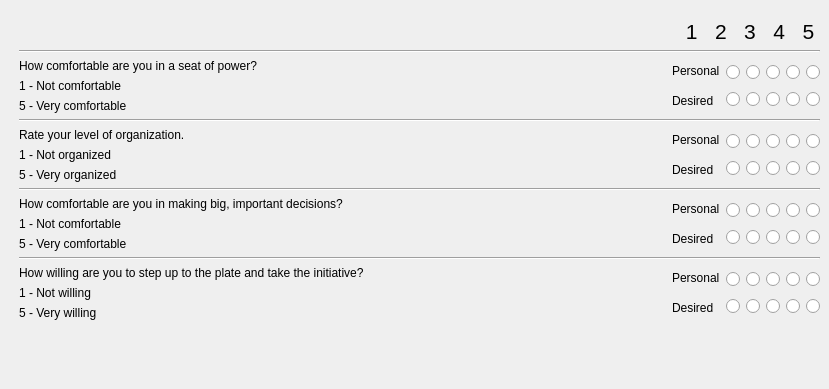
     <widget class="QWidget" name="scrollAreaWidgetContents">
      <property name="geometry">
       <rect>
        <x>0</x>
        <y>0</y>
        <width>829</width>
        <height>389</height>
       </rect>
      </property>
      <widget class="QWidget" name="verticalLayoutWidget_2">
       <property name="geometry">
        <rect>
         <x>19</x>
         <y>19</y>
         <width>801</width>
         <height>361</height>
        </rect>
       </property>
       <layout class="QVBoxLayout" name="verticalLayout_2">
        <item>
         <widget class="QLabel" name="label_24">
          <property name="font">
           <font>
            <pointsize>16</pointsize>
           </font>
          </property>
          <property name="text">
           <string>1   2   3   4   5 </string>
          </property>
          <property name="alignment">
           <set>Qt::AlignRight|Qt::AlignTrailing|Qt::AlignVCenter</set>
          </property>
         </widget>
        </item>
        <item>
         <widget class="Line" name="line_5">
          <property name="orientation">
           <enum>Qt::Horizontal</enum>
          </property>
         </widget>
        </item>
        <item>
         <layout class="QHBoxLayout" name="horizontalLayout_9">
          <item>
           <layout class="QVBoxLayout" name="verticalLayout_16">
            <item>
             <widget class="QLabel" name="label">
              <property name="text">
               <string>How comfortable are you in a seat of power?</string>
              </property>
             </widget>
            </item>
            <item>
             <widget class="QLabel" name="label_16">
              <property name="text">
               <string>1 - Not comfortable </string>
              </property>
             </widget>
            </item>
            <item>
             <widget class="QLabel" name="label_17">
              <property name="text">
               <string>5 - Very comfortable</string>
              </property>
             </widget>
            </item>
           </layout>
          </item>
          <item>
           <spacer name="horizontalSpacer_4">
            <property name="orientation">
             <enum>Qt::Horizontal</enum>
            </property>
            <property name="sizeHint" stdset="0">
             <size>
              <width>40</width>
              <height>20</height>
             </size>
            </property>
           </spacer>
          </item>
          <item>
           <layout class="QVBoxLayout" name="verticalLayout_8">
            <item>
             <widget class="QLabel" name="label_3">
              <property name="text">
               <string>Personal</string>
              </property>
             </widget>
            </item>
            <item>
             <widget class="QLabel" name="label_4">
              <property name="text">
               <string>Desired</string>
              </property>
             </widget>
            </item>
           </layout>
          </item>
          <item>
           <layout class="QVBoxLayout" name="verticalLayout_7">
            <item>
             <layout class="QHBoxLayout" name="horizontalLayout_11">
              <item>
               <widget class="QRadioButton" name="radioButton_3">
                <property name="text">
                 <string/>
                </property>
               </widget>
              </item>
              <item>
               <widget class="QRadioButton" name="radioButton_2">
                <property name="text">
                 <string/>
                </property>
               </widget>
              </item>
              <item>
               <widget class="QRadioButton" name="radioButton_5">
                <property name="text">
                 <string/>
                </property>
               </widget>
              </item>
              <item>
               <widget class="QRadioButton" name="radioButton_4">
                <property name="text">
                 <string/>
                </property>
               </widget>
              </item>
              <item>
               <widget class="QRadioButton" name="radioButton">
                <property name="text">
                 <string/>
                </property>
               </widget>
              </item>
             </layout>
            </item>
            <item>
             <layout class="QHBoxLayout" name="horizontalLayout_12">
              <item>
               <widget class="QRadioButton" name="radioButton_10">
                <property name="text">
                 <string/>
                </property>
               </widget>
              </item>
              <item>
               <widget class="QRadioButton" name="radioButton_9">
                <property name="text">
                 <string/>
                </property>
               </widget>
              </item>
              <item>
               <widget class="QRadioButton" name="radioButton_7">
                <property name="text">
                 <string/>
                </property>
               </widget>
              </item>
              <item>
               <widget class="QRadioButton" name="radioButton_8">
                <property name="text">
                 <string/>
                </property>
               </widget>
              </item>
              <item>
               <widget class="QRadioButton" name="radioButton_6">
                <property name="text">
                 <string/>
                </property>
               </widget>
              </item>
             </layout>
            </item>
           </layout>
          </item>
         </layout>
        </item>
        <item>
         <widget class="Line" name="line_2">
          <property name="orientation">
           <enum>Qt::Horizontal</enum>
          </property>
         </widget>
        </item>
        <item>
         <layout class="QHBoxLayout" name="horizontalLayout_8">
          <item>
           <layout class="QVBoxLayout" name="verticalLayout_19">
            <item>
             <widget class="QLabel" name="label_5">
              <property name="text">
               <string>Rate your level of organization.</string>
              </property>
             </widget>
            </item>
            <item>
             <widget class="QLabel" name="label_18">
              <property name="text">
               <string>1 - Not organized</string>
              </property>
             </widget>
            </item>
            <item>
             <widget class="QLabel" name="label_21">
              <property name="text">
               <string>5 - Very organized</string>
              </property>
             </widget>
            </item>
           </layout>
          </item>
          <item>
           <spacer name="horizontalSpacer_5">
            <property name="orientation">
             <enum>Qt::Horizontal</enum>
            </property>
            <property name="sizeHint" stdset="0">
             <size>
              <width>40</width>
              <height>20</height>
             </size>
            </property>
           </spacer>
          </item>
          <item>
           <layout class="QVBoxLayout" name="verticalLayout_10">
            <item>
             <widget class="QLabel" name="label_8">
              <property name="text">
               <string>Personal</string>
              </property>
             </widget>
            </item>
            <item>
             <widget class="QLabel" name="label_9">
              <property name="text">
               <string>Desired</string>
              </property>
             </widget>
            </item>
           </layout>
          </item>
          <item>
           <layout class="QVBoxLayout" name="verticalLayout_11">
            <item>
             <layout class="QHBoxLayout" name="horizontalLayout_13">
              <item>
               <widget class="QRadioButton" name="radioButton_11">
                <property name="text">
                 <string/>
                </property>
               </widget>
              </item>
              <item>
               <widget class="QRadioButton" name="radioButton_12">
                <property name="text">
                 <string/>
                </property>
               </widget>
              </item>
              <item>
               <widget class="QRadioButton" name="radioButton_13">
                <property name="text">
                 <string/>
                </property>
               </widget>
              </item>
              <item>
               <widget class="QRadioButton" name="radioButton_14">
                <property name="text">
                 <string/>
                </property>
               </widget>
              </item>
              <item>
               <widget class="QRadioButton" name="radioButton_15">
                <property name="text">
                 <string/>
                </property>
               </widget>
              </item>
             </layout>
            </item>
            <item>
             <layout class="QHBoxLayout" name="horizontalLayout_14">
              <item>
               <widget class="QRadioButton" name="radioButton_16">
                <property name="text">
                 <string/>
                </property>
               </widget>
              </item>
              <item>
               <widget class="QRadioButton" name="radioButton_17">
                <property name="text">
                 <string/>
                </property>
               </widget>
              </item>
              <item>
               <widget class="QRadioButton" name="radioButton_18">
                <property name="text">
                 <string/>
                </property>
               </widget>
              </item>
              <item>
               <widget class="QRadioButton" name="radioButton_19">
                <property name="text">
                 <string/>
                </property>
               </widget>
              </item>
              <item>
               <widget class="QRadioButton" name="radioButton_20">
                <property name="text">
                 <string/>
                </property>
               </widget>
              </item>
             </layout>
            </item>
           </layout>
          </item>
         </layout>
        </item>
        <item>
         <widget class="Line" name="line_3">
          <property name="orientation">
           <enum>Qt::Horizontal</enum>
          </property>
         </widget>
        </item>
        <item>
         <layout class="QHBoxLayout" name="horizontalLayout_7">
          <item>
           <layout class="QVBoxLayout" name="verticalLayout_18">
            <item>
             <widget class="QLabel" name="label_10">
              <property name="text">
               <string>How comfortable are you in making big, important decisions?</string>
              </property>
             </widget>
            </item>
            <item>
             <widget class="QLabel" name="label_19">
              <property name="text">
               <string>1 - Not comfortable </string>
              </property>
             </widget>
            </item>
            <item>
             <widget class="QLabel" name="label_22">
              <property name="text">
               <string>5 - Very comfortable</string>
              </property>
             </widget>
            </item>
           </layout>
          </item>
          <item>
           <spacer name="horizontalSpacer_6">
            <property name="orientation">
             <enum>Qt::Horizontal</enum>
            </property>
            <property name="sizeHint" stdset="0">
             <size>
              <width>40</width>
              <height>20</height>
             </size>
            </property>
           </spacer>
          </item>
          <item>
           <layout class="QVBoxLayout" name="verticalLayout_12">
            <item>
             <widget class="QLabel" name="label_12">
              <property name="text">
               <string>Personal</string>
              </property>
             </widget>
            </item>
            <item>
             <widget class="QLabel" name="label_13">
              <property name="text">
               <string>Desired</string>
              </property>
             </widget>
            </item>
           </layout>
          </item>
          <item>
           <layout class="QVBoxLayout" name="verticalLayout_14">
            <item>
             <layout class="QHBoxLayout" name="horizontalLayout_15">
              <item>
               <widget class="QRadioButton" name="radioButton_21">
                <property name="text">
                 <string/>
                </property>
               </widget>
              </item>
              <item>
               <widget class="QRadioButton" name="radioButton_22">
                <property name="text">
                 <string/>
                </property>
               </widget>
              </item>
              <item>
               <widget class="QRadioButton" name="radioButton_23">
                <property name="text">
                 <string/>
                </property>
               </widget>
              </item>
              <item>
               <widget class="QRadioButton" name="radioButton_24">
                <property name="text">
                 <string/>
                </property>
               </widget>
              </item>
              <item>
               <widget class="QRadioButton" name="radioButton_25">
                <property name="text">
                 <string/>
                </property>
               </widget>
              </item>
             </layout>
            </item>
            <item>
             <layout class="QHBoxLayout" name="horizontalLayout_16">
              <item>
               <widget class="QRadioButton" name="radioButton_26">
                <property name="text">
                 <string/>
                </property>
               </widget>
              </item>
              <item>
               <widget class="QRadioButton" name="radioButton_27">
                <property name="text">
                 <string/>
                </property>
               </widget>
              </item>
              <item>
               <widget class="QRadioButton" name="radioButton_28">
                <property name="text">
                 <string/>
                </property>
               </widget>
              </item>
              <item>
               <widget class="QRadioButton" name="radioButton_29">
                <property name="text">
                 <string/>
                </property>
               </widget>
              </item>
              <item>
               <widget class="QRadioButton" name="radioButton_30">
                <property name="text">
                 <string/>
                </property>
               </widget>
              </item>
             </layout>
            </item>
           </layout>
          </item>
         </layout>
        </item>
        <item>
         <widget class="Line" name="line_4">
          <property name="orientation">
           <enum>Qt::Horizontal</enum>
          </property>
         </widget>
        </item>
        <item>
         <layout class="QHBoxLayout" name="horizontalLayout_6">
          <item>
           <layout class="QVBoxLayout" name="verticalLayout_17">
            <item>
             <widget class="QLabel" name="label_11">
              <property name="text">
               <string>How willing are you to step up to the plate and take the initiative?</string>
              </property>
             </widget>
            </item>
            <item>
             <widget class="QLabel" name="label_20">
              <property name="text">
               <string>1 - Not willing</string>
              </property>
             </widget>
            </item>
            <item>
             <widget class="QLabel" name="label_23">
              <property name="text">
               <string>5 - Very willing</string>
              </property>
             </widget>
            </item>
           </layout>
          </item>
          <item>
           <spacer name="horizontalSpacer_7">
            <property name="orientation">
             <enum>Qt::Horizontal</enum>
            </property>
            <property name="sizeHint" stdset="0">
             <size>
              <width>40</width>
              <height>20</height>
             </size>
            </property>
           </spacer>
          </item>
          <item>
           <layout class="QVBoxLayout" name="verticalLayout_13">
            <item>
             <widget class="QLabel" name="label_14">
              <property name="text">
               <string>Personal</string>
              </property>
             </widget>
            </item>
            <item>
             <widget class="QLabel" name="label_15">
              <property name="text">
               <string>Desired</string>
              </property>
             </widget>
            </item>
           </layout>
          </item>
          <item>
           <layout class="QVBoxLayout" name="verticalLayout_15">
            <item>
             <layout class="QHBoxLayout" name="horizontalLayout_17">
              <item>
               <widget class="QRadioButton" name="radioButton_31">
                <property name="text">
                 <string/>
                </property>
               </widget>
              </item>
              <item>
               <widget class="QRadioButton" name="radioButton_32">
                <property name="text">
                 <string/>
                </property>
               </widget>
              </item>
              <item>
               <widget class="QRadioButton" name="radioButton_33">
                <property name="text">
                 <string/>
                </property>
               </widget>
              </item>
              <item>
               <widget class="QRadioButton" name="radioButton_34">
                <property name="text">
                 <string/>
                </property>
               </widget>
              </item>
              <item>
               <widget class="QRadioButton" name="radioButton_35">
                <property name="text">
                 <string/>
                </property>
               </widget>
              </item>
             </layout>
            </item>
            <item>
             <layout class="QHBoxLayout" name="horizontalLayout_18">
              <item>
               <widget class="QRadioButton" name="radioButton_36">
                <property name="text">
                 <string/>
                </property>
               </widget>
              </item>
              <item>
               <widget class="QRadioButton" name="radioButton_37">
                <property name="text">
                 <string/>
                </property>
               </widget>
              </item>
              <item>
               <widget class="QRadioButton" name="radioButton_38">
                <property name="text">
                 <string/>
                </property>
               </widget>
              </item>
              <item>
               <widget class="QRadioButton" name="radioButton_39">
                <property name="text">
                 <string/>
                </property>
               </widget>
              </item>
              <item>
               <widget class="QRadioButton" name="radioButton_40">
                <property name="text">
                 <string/>
                </property>
               </widget>
              </item>
             </layout>
            </item>
           </layout>
          </item>
         </layout>
        </item>
        <item>
         <spacer name="verticalSpacer">
          <property name="orientation">
           <enum>Qt::Vertical</enum>
          </property>
          <property name="sizeHint" stdset="0">
           <size>
            <width>20</width>
            <height>40</height>
           </size>
          </property>
         </spacer>
        </item>
       </layout>
      </widget>
     </widget>
